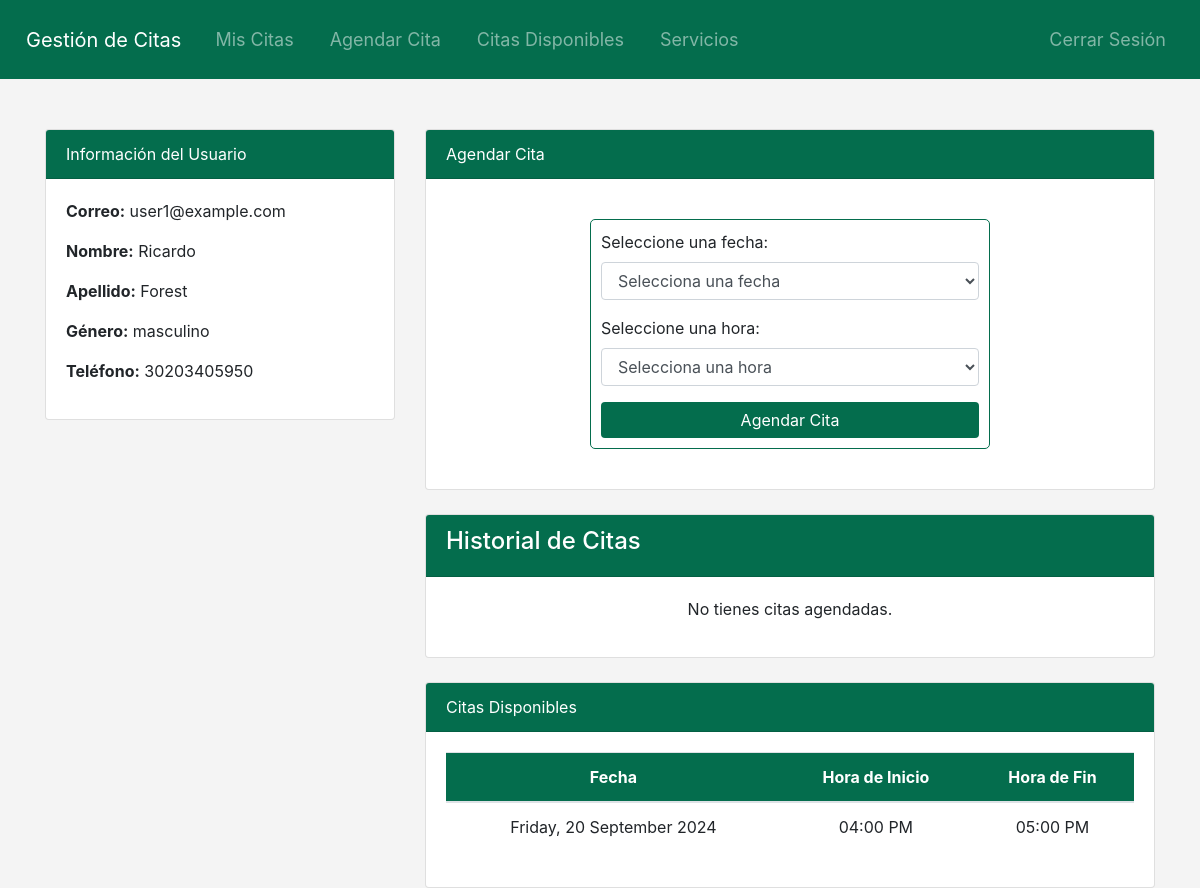
Screenshot of /views/user.php (signed in) with the database file from the repository.
### tables this page shows
CREATE TABLE `usuarios` (
  `id` int(11) NOT NULL,
  `correo` varchar(255) NOT NULL,
  `password` varchar(255) NOT NULL,
  `nombre` varchar(100) DEFAULT NULL,
  `apellido` varchar(100) DEFAULT NULL,
  `rol` enum('administrador','usuario','doctor') NOT NULL,
  `genero` enum('masculino','femenino') NOT NULL,
  `telefono` varchar(20) NOT NULL
);

CREATE TABLE `disponibilidad_citas` (
  `id` int(11) NOT NULL,
  `doctor_id` int(11) NOT NULL,
  `fecha` date NOT NULL,
  `hora_inicio` time NOT NULL,
  `hora_fin` time NOT NULL,
  `disponible` tinyint(1) NOT NULL DEFAULT 1
);

### views/user.php (the view, shortened to what this page needs)
<?php
require '../includes/config.php';
$user_id = $_SESSION['user_id'];
$user_query = "SELECT correo, nombre, apellido, genero, telefono FROM usuarios WHERE id = ?";
$stmt = $conn->prepare($user_query);
$stmt->bind_param('i', $user_id);
$stmt->execute();
$user_info = $stmt->get_result()->fetch_assoc();
$appointments_query = "SELECT id, fecha, hora_inicio, estado FROM citas WHERE usuario_id = ? AND fecha >= CURDATE()";
$stmt = $conn->prepare($appointments_query);
$stmt->bind_param('i', $user_id);
$stmt->execute();
$appointments = $stmt->get_result()->fetch_all(MYSQLI_ASSOC);
$all_appointments_query = "SELECT fecha, hora_inicio, hora_fin FROM disponibilidad_citas WHERE disponible = 1";
$all_appointments_result = $conn->query($all_appointments_query);
$all_appointments = $all_appointments_result->fetch_all(MYSQLI_ASSOC);
?>
<!DOCTYPE html>
<html lang="es">
<head>
    <link rel="stylesheet" href="../public/css/style.css">
    <link rel="stylesheet" href="https://stackpath.bootstrapcdn.com/bootstrap/4.5.2/css/bootstrap.min.css">
</head>
<body>
<nav class="navbar navbar-expand-lg navbar-dark">
    <a class="navbar-brand" href="#">Gestión de Citas</a>
    <div class="collapse navbar-collapse" id="navbarNav">
        <ul class="navbar-nav">
            <li class="nav-item">
                <a class="nav-link" href="#mis-citas">Mis Citas</a>
            </li>
            <li class="nav-item">
                <a class="nav-link" href="#agendar-cita">Agendar Cita</a>
            </li>
            <li class="nav-item">
                <a class="nav-link" href="#citas-disponibles">Citas Disponibles</a>
            </li>
            <li class="nav-item">
                <a class="nav-link" href="/public/views/servicios.php">Servicios</a>
            </li>
        </ul>
        <ul class="navbar-nav ml-auto">
            <li class="nav-item">
                <a class="nav-link" href="../includes/logout.php">Cerrar Sesión</a>
            </li>
        </ul>
    </div>
</nav>
<div class="container">
    <div class="row">
        <div class="col-md-4">
            <div class="card">
                <div class="card-header">Información del Usuario</div>
                <div class="card-body">
                    <p><strong>Correo:</strong> <?php echo htmlspecialchars($user_info['correo']); ?></p>
                    <p><strong>Nombre:</strong> <?php echo htmlspecialchars($user_info['nombre']); ?></p>
                    <p><strong>Apellido:</strong> <?php echo htmlspecialchars($user_info['apellido']); ?></p>
                    <p><strong>Género:</strong> <?php echo htmlspecialchars($user_info['genero']); ?></p>
                    <p><strong>Teléfono:</strong> <?php echo htmlspecialchars($user_info['telefono']); ?></p>
                </div>
            </div>
        </div>
        <div class="col-md-8">
            <div id="agendar-cita" class="card mb-4">
                <div class="card-header">Agendar Cita</div>
                <div class="card-body">
                    <form id="appointment-form">
                        <div class="form-group">
                            <label for="date">Seleccione una fecha:</label>
                            <select id="date" class="form-control">
                                <option value="">Selecciona una fecha</option>
                            </select>
                        </div>
                        <div class="form-group">
                            <label for="time">Seleccione una hora:</label>
                            <select id="time" class="form-control">
                                <option value="">Selecciona una hora</option>
                            </select>
                        </div>
                        <button type="submit" class="btn btn-primary">Agendar Cita</button>
                    </form>
                </div>
            </div>
<div id="mis-citas" class="card mb-4">
    <div class="card-header">
        <h4>Historial de Citas</h4>
    </div>
    <div class="card-body">
        <?php if (empty($appointments)): ?>
            <p class="text-center">No tienes citas agendadas.</p>
        <?php endif; ?>
    </div>
</div>
            <div id="citas-disponibles" class="card">
                <div class="card-header">Citas Disponibles</div>
                <div class="card-body">
                    <?php if (empty($all_appointments)): ?>
                        <p>No hay citas disponibles.</p>
                    <?php else: ?>
                        <table class="table">
                            <thead>
                                <tr>
                                    <th>Fecha</th>
                                    <th>Hora de Inicio</th>
                                    <th>Hora de Fin</th>
                                </tr>
                            </thead>
                            <tbody>
                                <?php foreach ($all_appointments as $appointment): ?>
                                    <tr>
                                        <td><?php echo date("l, d F Y", strtotime($appointment['fecha'])); ?></td>
                                        <td><?php echo date("h:i A", strtotime($appointment['hora_inicio'])); ?></td>
                                        <td><?php echo date("h:i A", strtotime($appointment['hora_fin'])); ?></td>
                                    </tr>
                                <?php endforeach; ?>
                            </tbody>
                        </table>
                    <?php endif; ?>
                </div>
            </div>
        </div>
    </div>
</div>
</body>
</html>

### public/css/style.css (style rules this page uses)
body { background-color: #F4F4F4; font-family: Arial, sans-serif; margin: 0; padding: 0; }
a { color: #046D4D; text-decoration: none; margin: 10px; font-size: 18px; }
form { margin: 20px auto; max-width: 90%; width: 400px; padding: 10px; border: 1px solid #046D4D; border-radius: 5px; background-color: white; }
button { background-color: #046D4D; color: white; border: none; padding: 10px; border-radius: 4px; cursor: pointer; width: 100%; }

### views/user.php (style rules this page uses)
body { background-color: #F4F4F4; }
.container { margin-top: 50px; }
.card-header { background-color: #046D4D; color: white; }
.btn-primary { background-color: #046D4D; border: none; }
.table th { background-color: #046D4D; color: white; }
.navbar { background-color: #046D4D; }
.navbar .navbar-brand, .navbar-nav .nav-link { color: white; }
.table th, .table td { text-align: center; vertical-align: middle; }

### rows the page displays
usuarios: correo "user1@example.com", nombre "Ricardo", apellido "Forest", genero "masculino", telefono "30203405950"
disponibilidad_citas: fecha "Friday, 20 September 2024", hora_inicio "04:00 PM", hora_fin "05:00 PM"
